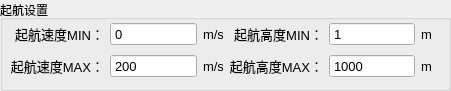
    <widget class="QGroupBox" name="groupBox_7">
     <property name="geometry">
      <rect>
       <x>10</x>
       <y>330</y>
       <width>451</width>
       <height>91</height>
      </rect>
     </property>
     <property name="title">
      <string>起航设置</string>
     </property>
     <widget class="QWidget" name="layoutWidget">
      <property name="geometry">
       <rect>
        <x>10</x>
        <y>20</y>
        <width>431</width>
        <height>61</height>
       </rect>
      </property>
      <layout class="QGridLayout" name="gridLayout_5">
       <item row="0" column="0">
        <widget class="QLabel" name="label_55">
         <property name="minimumSize">
          <size>
           <width>90</width>
           <height>20</height>
          </size>
         </property>
         <property name="maximumSize">
          <size>
           <width>98</width>
           <height>20</height>
          </size>
         </property>
         <property name="font">
          <font>
           <pointsize>10</pointsize>
          </font>
         </property>
         <property name="layoutDirection">
          <enum>Qt::RightToLeft</enum>
         </property>
         <property name="text">
          <string>起航速度MIN：</string>
         </property>
         <property name="alignment">
          <set>Qt::AlignRight|Qt::AlignTrailing|Qt::AlignVCenter</set>
         </property>
        </widget>
       </item>
       <item row="0" column="1">
        <widget class="QSpinBox" name="spinBox_starttrackspeedmin">
         <property name="minimumSize">
          <size>
           <width>80</width>
           <height>0</height>
          </size>
         </property>
         <property name="font">
          <font>
           <pointsize>10</pointsize>
          </font>
         </property>
         <property name="buttonSymbols">
          <enum>QAbstractSpinBox::NoButtons</enum>
         </property>
         <property name="maximum">
          <number>255</number>
         </property>
        </widget>
       </item>
       <item row="0" column="2">
        <widget class="QLabel" name="label_59">
         <property name="minimumSize">
          <size>
           <width>20</width>
           <height>20</height>
          </size>
         </property>
         <property name="maximumSize">
          <size>
           <width>20</width>
           <height>16777215</height>
          </size>
         </property>
         <property name="font">
          <font>
           <pointsize>10</pointsize>
          </font>
         </property>
         <property name="text">
          <string>m/s</string>
         </property>
        </widget>
       </item>
       <item row="0" column="3">
        <widget class="QLabel" name="label_57">
         <property name="minimumSize">
          <size>
           <width>90</width>
           <height>20</height>
          </size>
         </property>
         <property name="maximumSize">
          <size>
           <width>98</width>
           <height>20</height>
          </size>
         </property>
         <property name="font">
          <font>
           <pointsize>10</pointsize>
          </font>
         </property>
         <property name="layoutDirection">
          <enum>Qt::RightToLeft</enum>
         </property>
         <property name="text">
          <string>起航高度MIN：</string>
         </property>
         <property name="alignment">
          <set>Qt::AlignRight|Qt::AlignTrailing|Qt::AlignVCenter</set>
         </property>
        </widget>
       </item>
       <item row="0" column="4">
        <widget class="QSpinBox" name="spinBox_starttrackheightmin">
         <property name="minimumSize">
          <size>
           <width>80</width>
           <height>0</height>
          </size>
         </property>
         <property name="font">
          <font>
           <pointsize>10</pointsize>
          </font>
         </property>
         <property name="buttonSymbols">
          <enum>QAbstractSpinBox::NoButtons</enum>
         </property>
         <property name="minimum">
          <number>-127</number>
         </property>
         <property name="maximum">
          <number>127</number>
         </property>
         <property name="value">
          <number>1</number>
         </property>
        </widget>
       </item>
       <item row="0" column="5">
        <widget class="QLabel" name="label_61">
         <property name="minimumSize">
          <size>
           <width>20</width>
           <height>20</height>
          </size>
         </property>
         <property name="maximumSize">
          <size>
           <width>20</width>
           <height>16777215</height>
          </size>
         </property>
         <property name="font">
          <font>
           <pointsize>10</pointsize>
          </font>
         </property>
         <property name="text">
          <string>m</string>
         </property>
        </widget>
       </item>
       <item row="1" column="0">
        <widget class="QLabel" name="label_56">
         <property name="minimumSize">
          <size>
           <width>90</width>
           <height>20</height>
          </size>
         </property>
         <property name="maximumSize">
          <size>
           <width>98</width>
           <height>20</height>
          </size>
         </property>
         <property name="font">
          <font>
           <pointsize>10</pointsize>
          </font>
         </property>
         <property name="layoutDirection">
          <enum>Qt::RightToLeft</enum>
         </property>
         <property name="text">
          <string>起航速度MAX：</string>
         </property>
         <property name="alignment">
          <set>Qt::AlignRight|Qt::AlignTrailing|Qt::AlignVCenter</set>
         </property>
        </widget>
       </item>
       <item row="1" column="1">
        <widget class="QSpinBox" name="spinBox_starttrackspeedmax">
         <property name="minimumSize">
          <size>
           <width>80</width>
           <height>0</height>
          </size>
         </property>
         <property name="font">
          <font>
           <pointsize>10</pointsize>
          </font>
         </property>
         <property name="buttonSymbols">
          <enum>QAbstractSpinBox::NoButtons</enum>
         </property>
         <property name="maximum">
          <number>500</number>
         </property>
         <property name="value">
          <number>200</number>
         </property>
        </widget>
       </item>
       <item row="1" column="2">
        <widget class="QLabel" name="label_60">
         <property name="minimumSize">
          <size>
           <width>20</width>
           <height>20</height>
          </size>
         </property>
         <property name="maximumSize">
          <size>
           <width>20</width>
           <height>16777215</height>
          </size>
         </property>
         <property name="font">
          <font>
           <pointsize>10</pointsize>
          </font>
         </property>
         <property name="text">
          <string>m/s</string>
         </property>
        </widget>
       </item>
       <item row="1" column="3">
        <widget class="QLabel" name="label_58">
         <property name="minimumSize">
          <size>
           <width>90</width>
           <height>20</height>
          </size>
         </property>
         <property name="maximumSize">
          <size>
           <width>98</width>
           <height>20</height>
          </size>
         </property>
         <property name="font">
          <font>
           <pointsize>10</pointsize>
          </font>
         </property>
         <property name="layoutDirection">
          <enum>Qt::RightToLeft</enum>
         </property>
         <property name="text">
          <string>起航高度MAX：</string>
         </property>
         <property name="alignment">
          <set>Qt::AlignRight|Qt::AlignTrailing|Qt::AlignVCenter</set>
         </property>
        </widget>
       </item>
       <item row="1" column="4">
        <widget class="QSpinBox" name="spinBox_starttrackheightmax">
         <property name="minimumSize">
          <size>
           <width>80</width>
           <height>0</height>
          </size>
         </property>
         <property name="font">
          <font>
           <pointsize>10</pointsize>
          </font>
         </property>
         <property name="buttonSymbols">
          <enum>QAbstractSpinBox::NoButtons</enum>
         </property>
         <property name="maximum">
          <number>6000</number>
         </property>
         <property name="value">
          <number>1000</number>
         </property>
        </widget>
       </item>
       <item row="1" column="5">
        <widget class="QLabel" name="label_62">
         <property name="minimumSize">
          <size>
           <width>20</width>
           <height>20</height>
          </size>
         </property>
         <property name="maximumSize">
          <size>
           <width>20</width>
           <height>16777215</height>
          </size>
         </property>
         <property name="font">
          <font>
           <pointsize>10</pointsize>
          </font>
         </property>
         <property name="text">
          <string>m</string>
         </property>
        </widget>
       </item>
      </layout>
     </widget>
    </widget>
